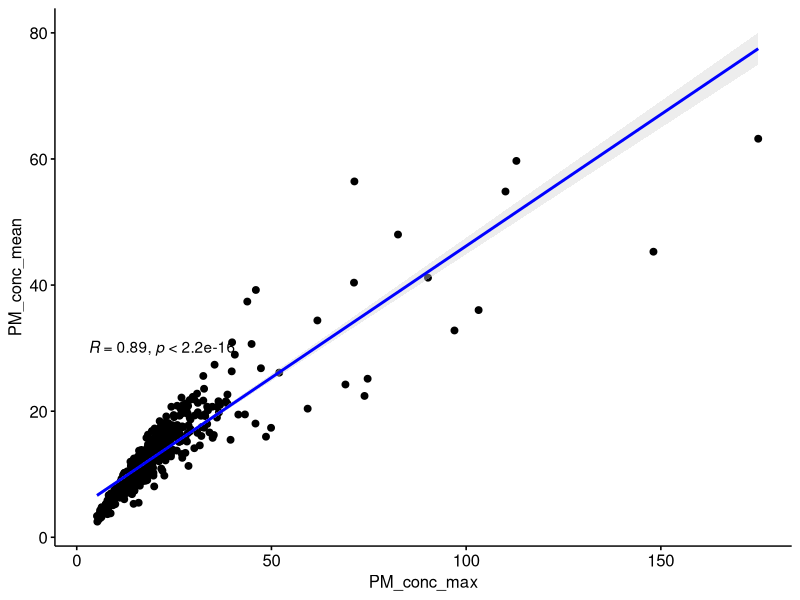
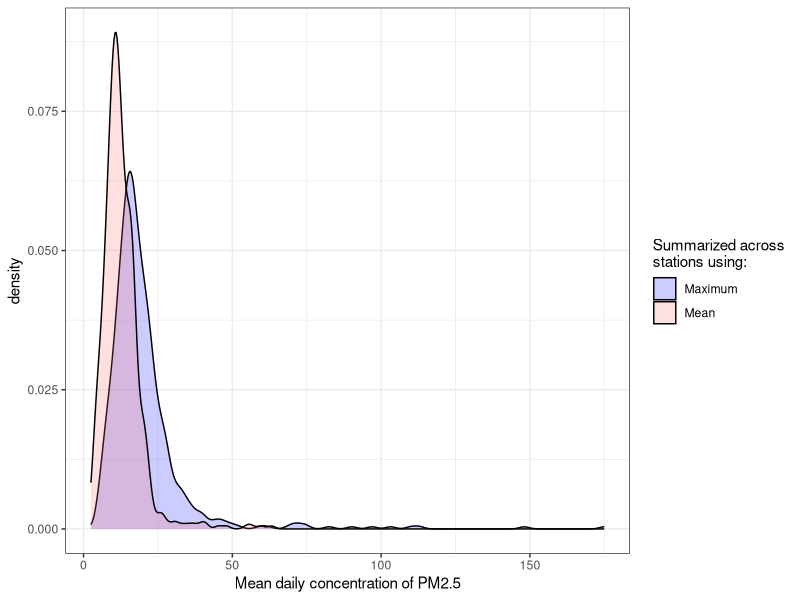
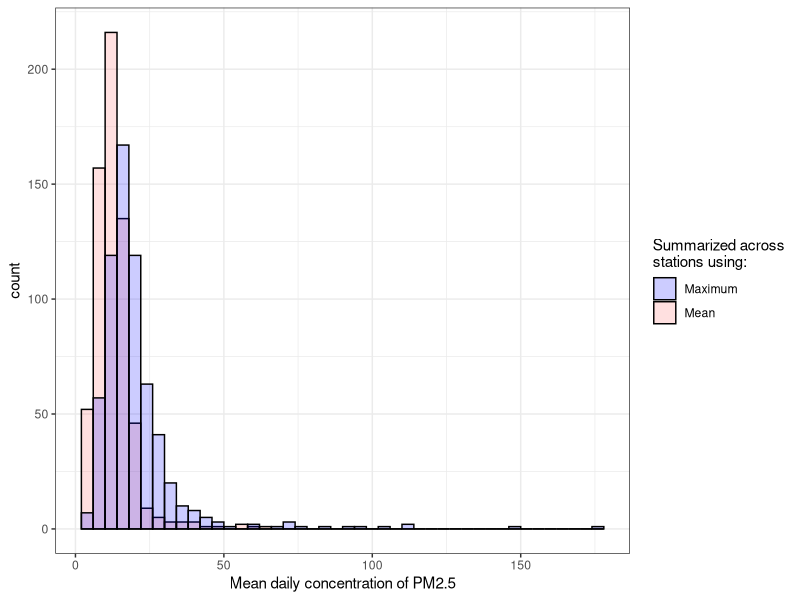
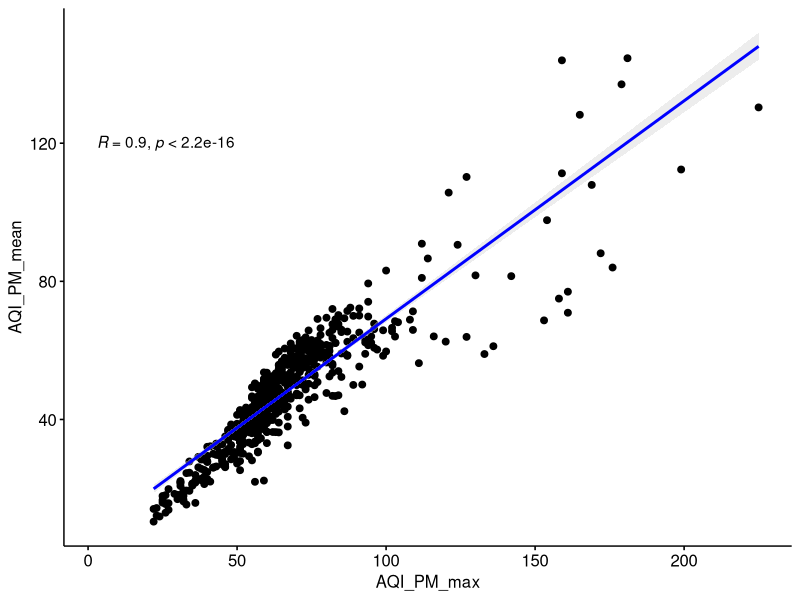
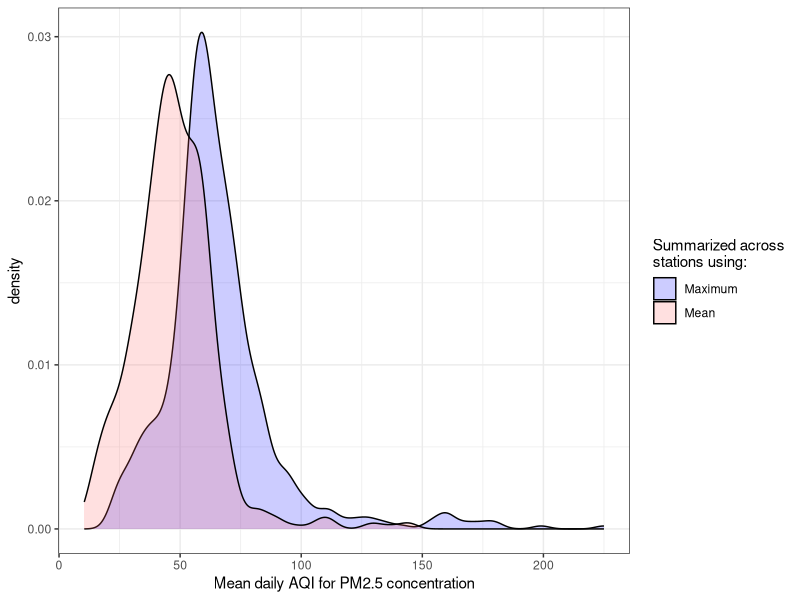
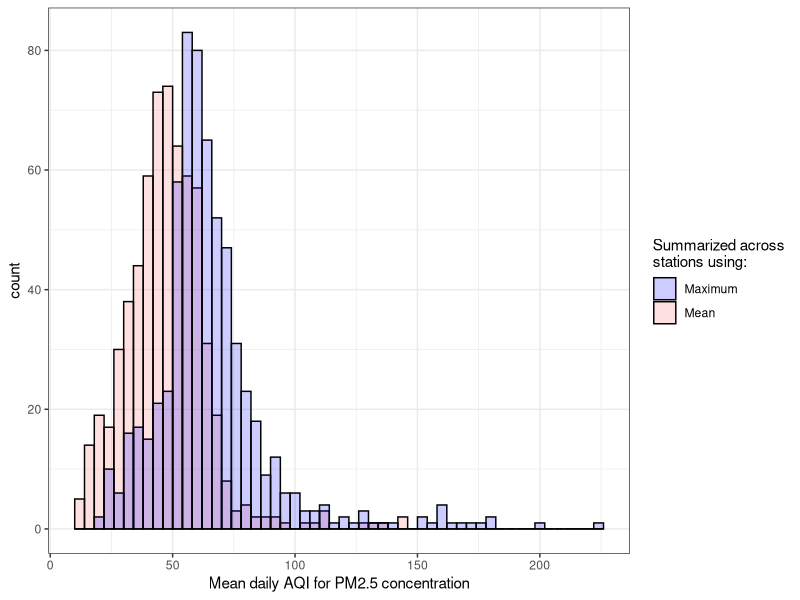
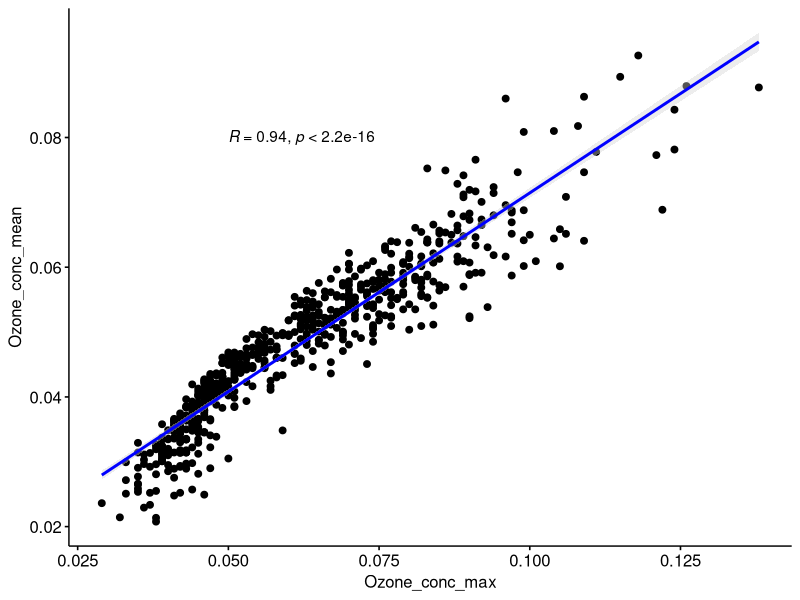
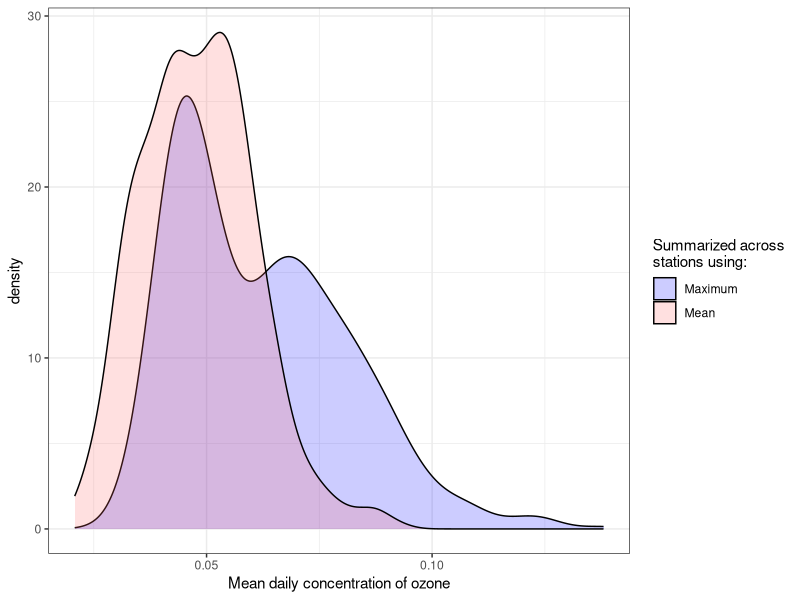

The R script that drew these images, in order:
## ---------------------------
##
## Script name: Pull EPA PM2.5 and ozone data 
##
## Purpose of script: Pull PM2.5 and ozone data from EPA for LA county
##                    and merge to become the exposure data for time-series
##                    analysis
##                    
## Authors: Grace Kuiper, Becky Witinok-Huber, Bonnie Young
##
## Date Created: 09/27/2021
## Newest Version: 09/28/2021
##
## Email: grelber13@gmail.com


####Set working directory####

setwd("~/ERHS732/")


####Load necessary packages####

library(tidyverse)
library(data.table)
library(lubridate)
library(dplyr)
library(ggplot2)
library(ggpubr)

####Read in PM data####
PM_2020 <- read.csv("PM_2020_LA.csv") %>%
  select(Date,`Daily.Mean.PM2.5.Concentration`,DAILY_AQI_VALUE,COUNTY,`Site.Name`) %>%
  mutate(Date=as.Date(Date,format="%m/%d/%y")) %>%
  rename(PM_conc=`Daily.Mean.PM2.5.Concentration`,
         date=Date,
         AQI=DAILY_AQI_VALUE,
         county=COUNTY,
         Station=`Site.Name`) %>%
  arrange(date)
PM_2021 <- read.csv("PM_2021_LA.csv") %>%
  select(Date,`Daily.Mean.PM2.5.Concentration`,DAILY_AQI_VALUE,COUNTY,`Site.Name`) %>%
  mutate(Date=as.Date(Date,format="%m/%d/%y")+366) %>%
  rename(PM_conc=`Daily.Mean.PM2.5.Concentration`,
         date=Date,
         AQI=DAILY_AQI_VALUE,
         county=COUNTY,
         Station=`Site.Name`) %>%
  arrange(date)

####Clean PM data####
PM_total <- bind_rows(PM_2020,PM_2021) %>%
  group_by(date,county) %>%
  summarise(PM_conc_max=max(PM_conc),
            PM_conc_mean=mean(PM_conc),
            AQI_PM_max=max(AQI),
            AQI_PM_mean=mean(AQI))

####Plot correlation and distribution of mean daily PM concentration using maximum vs. mean across stations####
sp <- ggscatter(PM_total,
                x = "PM_conc_max", y = "PM_conc_mean",
                add = "reg.line",  # Add regressin line
                add.params = list(color = "blue", fill = "lightgray"), # Customize reg. line
                conf.int = TRUE # Add confidence interval
)
sp + stat_cor(method = "pearson", label.x = 3, label.y = 30)

colors <- c("Mean" = "#FF6666", "Maximum" = "blue")
ggplot(PM_total) +
  geom_density(aes(x=PM_conc_max, fill="Maximum"),alpha=.2) +
  geom_density(aes(x=PM_conc_mean, fill="Mean"),alpha=.2) +
  theme_bw() +
  labs(x = "Mean daily concentration of PM2.5",
       y = "density",
       fill = "Summarized across\nstations using:") +
  scale_fill_manual(values = colors)
  
ggplot(PM_total) +
  geom_histogram(aes(x=PM_conc_mean,fill="Mean"),color="black",alpha=0.2,binwidth=4)+
  geom_histogram(aes(x=PM_conc_max,fill="Maximum"),color="black",alpha=0.2,binwidth=4) +
  theme_bw() +
  labs(x = "Mean daily concentration of PM2.5",
       fill = "Summarized across\nstations using:") +
  scale_fill_manual(values = colors)

sp <- ggscatter(PM_total,
                x = "AQI_PM_max", y = "AQI_PM_mean",
                add = "reg.line",  # Add regressin line
                add.params = list(color = "blue", fill = "lightgray"), # Customize reg. line
                conf.int = TRUE # Add confidence interval
)
sp + stat_cor(method = "pearson", label.x = 3, label.y = 120)

ggplot(PM_total) +
  geom_density(aes(x=AQI_PM_max, fill="Maximum"),alpha=.2) +
  geom_density(aes(x=AQI_PM_mean, fill="Mean"),alpha=.2) +
  theme_bw() +
  labs(x = "Mean daily AQI for PM2.5 concentration",
       y = "density",
       fill = "Summarized across\nstations using:") +
  scale_fill_manual(values = colors)

ggplot(PM_total) +
  geom_histogram(aes(x=AQI_PM_mean,fill="Mean"),color="black",alpha=0.2,binwidth=4)+
  geom_histogram(aes(x=AQI_PM_max,fill="Maximum"),color="black",alpha=0.2,binwidth=4) +
  theme_bw() +
  labs(x = "Mean daily AQI for PM2.5 concentration",
       fill = "Summarized across\nstations using:") +
  scale_fill_manual(values = colors)

####Read in Ozone data####
Ozone_2020 <- read.csv("Ozone_2020_LA.csv") %>%
  select(Date,`Daily.Max.8.hour.Ozone.Concentration`,DAILY_AQI_VALUE,COUNTY,`Site.Name`) %>%
  mutate(Date=as.Date(Date,format="%m/%d/%y")) %>%
  rename(Ozone_conc=`Daily.Max.8.hour.Ozone.Concentration`,
         date=Date,
         AQI=DAILY_AQI_VALUE,
         county=COUNTY,
         Station=`Site.Name`) %>%
  arrange(date)
Ozone_2021 <- read.csv("Ozone_2021_LA.csv") %>%
  select(Date,`Daily.Max.8.hour.Ozone.Concentration`,DAILY_AQI_VALUE,COUNTY,`Site.Name`) %>%
  mutate(Date=as.Date(Date,format="%m/%d/%y")+366) %>%
  rename(Ozone_conc=`Daily.Max.8.hour.Ozone.Concentration`,
         date=Date,
         AQI=DAILY_AQI_VALUE,
         county=COUNTY,
         Station=`Site.Name`) %>%
  arrange(date)

####Clean ozone data####
Ozone_total <- bind_rows(Ozone_2020,Ozone_2021) %>%
  group_by(date,county) %>%
  summarise(Ozone_conc_max=max(Ozone_conc),
            Ozone_conc_mean=mean(Ozone_conc),
            AQI_Ozone_max=max(AQI),
            AQI_Ozone_mean=mean(AQI))

####Plot correlation and distribution of mean daily ozone concentration using maximum vs. mean across stations####
sp <- ggscatter(Ozone_total,
                x = "Ozone_conc_max", y = "Ozone_conc_mean",
                add = "reg.line",  # Add regressin line
                add.params = list(color = "blue", fill = "lightgray"), # Customize reg. line
                conf.int = TRUE # Add confidence interval
)
sp + stat_cor(method = "pearson", label.x = 0.05, label.y = 0.08)

ggplot(Ozone_total) +
  geom_density(aes(x=Ozone_conc_max, fill="Maximum"),alpha=.2) +
  geom_density(aes(x=Ozone_conc_mean, fill="Mean"),alpha=.2) +
  theme_bw() +
  labs(x = "Mean daily concentration of ozone",
       y = "density",
       fill = "Summarized across\nstations using:") +
  scale_fill_manual(values = colors)

ggplot(Ozone_total) +
  geom_histogram(aes(x=Ozone_conc_mean,fill="Mean"),color="black",alpha=0.2,binwidth=0.005)+
  geom_histogram(aes(x=Ozone_conc_max,fill="Maximum"),color="black",alpha=0.2,binwidth=0.005) +
  theme_bw() +
  labs(x = "Mean daily concentration of ozone",
       fill = "Summarized across\nstations using:") +
  scale_fill_manual(values = colors)

sp <- ggscatter(Ozone_total,
                x = "AQI_Ozone_max", y = "AQI_Ozone_mean",
                add = "reg.line",  # Add regressin line
                add.params = list(color = "blue", fill = "lightgray"), # Customize reg. line
                conf.int = TRUE # Add confidence interval
)
sp + stat_cor(method = "pearson", label.x = 3, label.y = 120)

ggplot(Ozone_total) +
  geom_density(aes(x=AQI_Ozone_max, fill="Maximum"),alpha=.2) +
  geom_density(aes(x=AQI_Ozone_mean, fill="Mean"),alpha=.2) +
  theme_bw() +
  labs(x = "Mean daily AQI for ozone concentration",
       y = "density",
       fill = "Summarized across\nstations using:") +
  scale_fill_manual(values = colors)

ggplot(Ozone_total) +
  geom_histogram(aes(x=AQI_Ozone_mean,fill="Mean"),color="black",alpha=0.2,binwidth=5)+
  geom_histogram(aes(x=AQI_Ozone_max,fill="Maximum"),color="black",alpha=0.2,binwidth=5) +
  theme_bw() +
  labs(x = "Mean daily AQI for ozone concentration",
       fill = "Summarized across\nstations using:") +
  scale_fill_manual(values = colors)

####Merge PM and ozone data####
total_exp_data <- full_join(Ozone_total,PM_total,
                            by=c("county","date"))
saveRDS(total_exp_data,"total_exp_data.rds")
